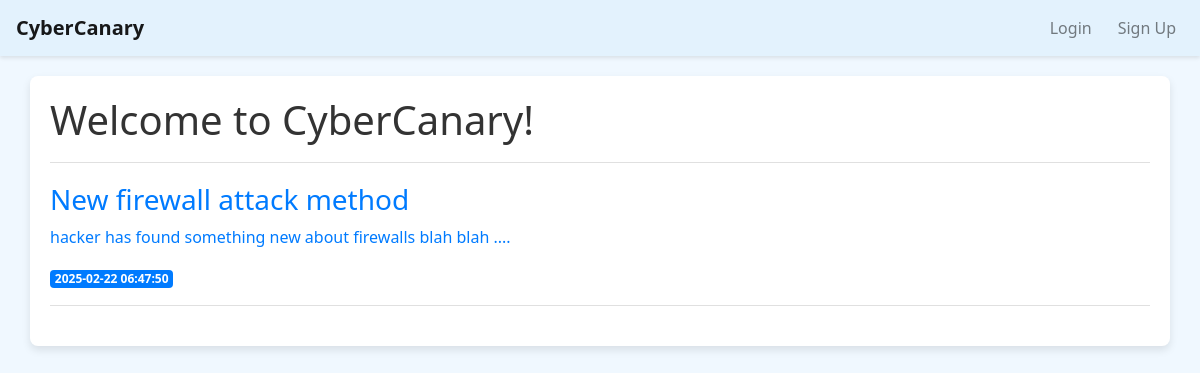
Before: / with the older database file.
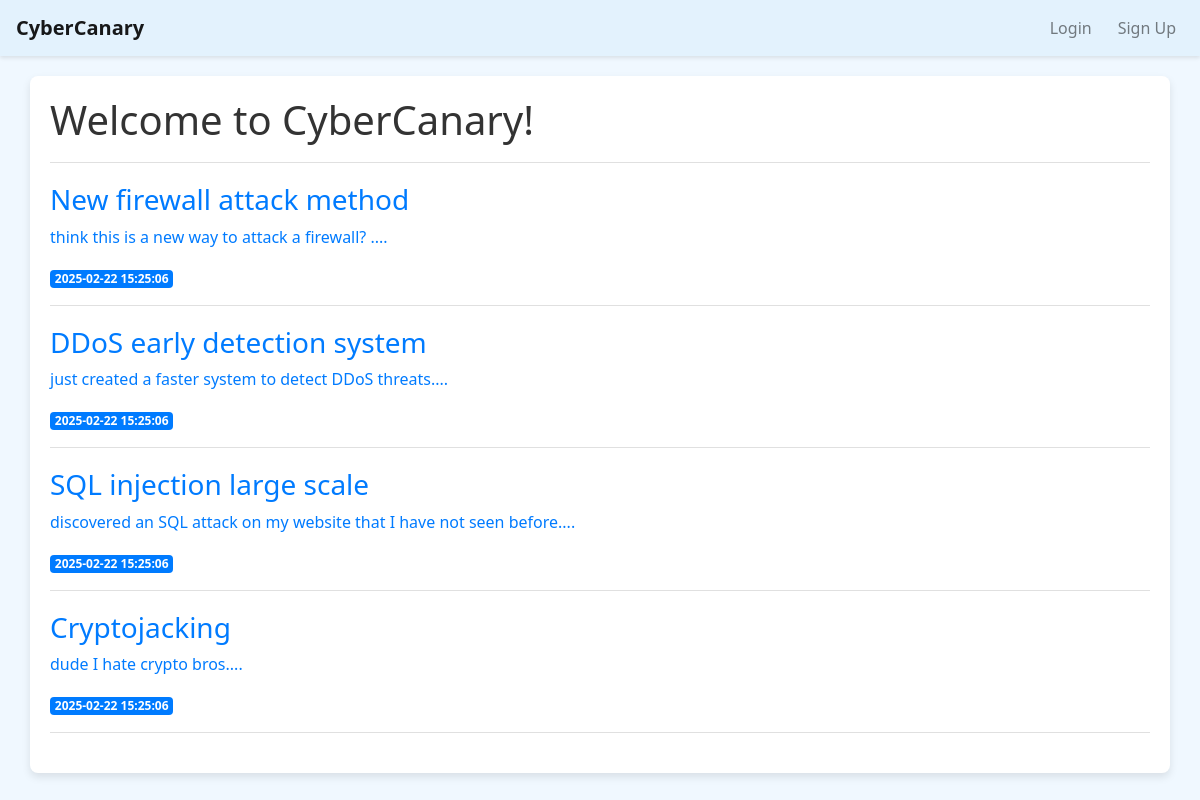
After: the same page with the newer database file.
### tables this page shows
CREATE TABLE posts (
    id INTEGER PRIMARY KEY AUTOINCREMENT,
    title TEXT NOT NULL,
    created TIME NOT NULL DEFAULT CURRENT_TIMESTAMP,
    content TEXT NOT NULL
);

### app.py (the view)
@app.route('/')
def index():
    conn = get_db_connection()
    posts = conn.execute('SELECT * FROM posts').fetchall()
    conn.close()
    return render_template('index.html', posts=posts, user=user)

### app.py (called while the page is built)
def get_db_connection():
    conn = sqlite3.connect('database.db')
    conn.row_factory = sqlite3.Row
    return conn

### templates/index.html (shortened to what this page needs)
{% extends 'base.html' %}
{% block content %}
        <div class="block-title">
            <h1>{% block title %} Welcome to CyberCanary! {% endblock %}</h1>
        </div>
        <div class="posts-container">
            {% for post in posts %}
                <div class="post-item">
                    <a href="#">
                        <h3>{{ post['title'] }}</h3>
                        <p>{{ post['content'] }}</p>
                    </a>
                    <span class="badge badge-primary">{{ post['created'] }}</span>
                    <hr>
                </div>
            {% endfor %}
        </div>
{% endblock %}

### templates/base.html (shortened to what this page needs)
<!doctype html>
<html lang="en">
<head>
    <link rel="stylesheet" href="https://stackpath.bootstrapcdn.com/bootstrap/4.3.1/css/bootstrap.min.css">
</head>
<body>
    <nav class="navbar navbar-expand-md navbar-light">
        <a class="navbar-brand" href="{{ url_for('index')}}">CyberCanary</a>
        <div class="collapse navbar-collapse" id="navbarNav">
            <ul class="navbar-nav ml-auto">
                {% if user %}
                <li class="nav-item">
                    <a href="{{ url_for('projects') }}" class="nav-link">Projects</a>
                </li>
                <li class="nav-item">
                    <a href="{{ url_for('logout') }}" class="nav-link">Logout</a>
                </li>
                {% else %}
                <li class="nav-item">
                    <a href="{{ url_for('login') }}" class="nav-link">Login</a>
                </li>
                <li class="nav-item">
                    <a href="{{ url_for('register') }}" class="nav-link">Sign Up</a>
                </li>
                {% endif %}
            </ul>
        </div>
    </nav>
    <div class="container">
        {% block content %} {% endblock %}
    </div>
</body>
</html>

### templates/base.html (style rules this page uses)
body { font-family: 'Segoe UI', Tahoma, Geneva, Verdana, sans-serif; background-color: #f0f8ff; color: #333; }
.navbar { background-color: #e3f2fd; box-shadow: 0 2px 4px rgba(0, 0, 0, 0.1); }
.navbar-brand { color: #007bff; font-weight: bold; }
.navbar-nav .nav-link { color: #007bff; margin-left: 10px; }
.container { margin-top: 20px; background-color: white; padding: 20px; border-radius: 8px; box-shadow: 0 4px 8px rgba(0, 0, 0, 0.1); }

### templates/index.html (style rules this page uses)
.block-title { margin-bottom: 20px; padding-bottom: 10px; border-bottom: 1px solid #e0e0e0; }
.post-item { margin-bottom: 20px; }
.post-item h3 { color: #007bff; }
.post-item a { text-decoration: none; display: block; }
.badge-primary { background-color: #007bff; color: white; }
hr { border-color: #e0e0e0; }

Changed rows visible on the page:
changed posts "New firewall attack method": content "hacker has found something new about firewalls blah blah ...." → "think this is a new way to attack a firewall? ...."; created "2025-02-22 06:47:50" → "2025-02-22 15:25:06"
added posts: title "DDoS early detection system", content "just created a faster system to detect DDoS threats....", created "2025-02-22 15:25:06"
added posts: title "SQL injection large scale", content "discovered an SQL attack on my website that I have not seen before....", created "2025-02-22 15:25:06"
added posts: title "Cryptojacking", content "dude I hate crypto bros....", created "2025-02-22 15:25:06"
